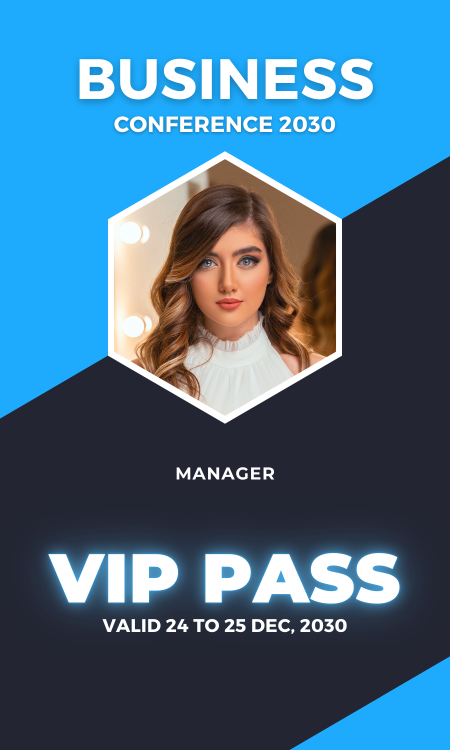
#> input picture SankiEventsTicketPortal/misc/pass.png, 900 x 1500 px (shown at 1/2 size)
$ python g.py
#> lines starting #> are read from the running program, lines starting #| are printed output that depends on the picture
from PIL import Image, ImageDraw, ImageFont

# Load the image
image = Image.open("pass.png")  # Replace with your PNG file
#> image is the input picture: PIL image 900x1500 RGB; mean R, G, B 66.6, 108.4, 137.9

# Create a drawing object
draw = ImageDraw.Draw(image)

# Define the text and font
text = "John Doe"
font = ImageFont.truetype("arial.ttf", 100)  # Ensure 'arial.ttf' is available or use another font

# Position of text (adjust as needed)
text_position = (250, 990)  # Change this to place the text where needed

# Text color (RGB)
text_color = (255, 0, 0)  # Red color

# Add text to image
draw.text(text_position, text, fill=text_color, font=font)

# Save the image
image.save("output.png")
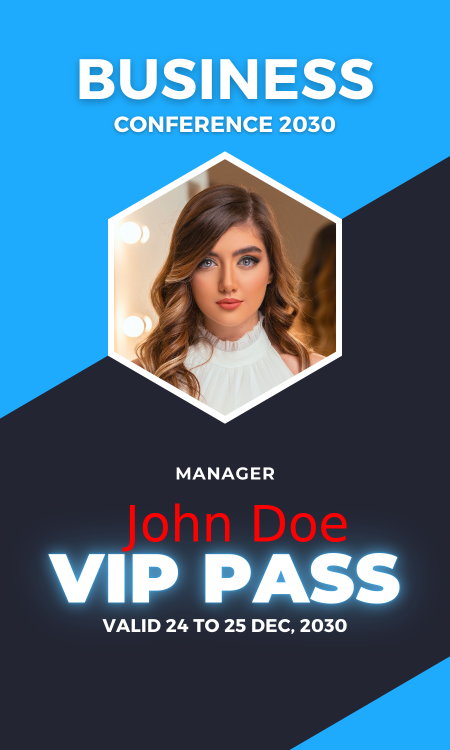
#> saved as output.png: PIL image 900x1500 RGB (shown at 1/2 size); mean R, G, B 68.2, 108.1, 137.5

# Show the modified image
image.show()
